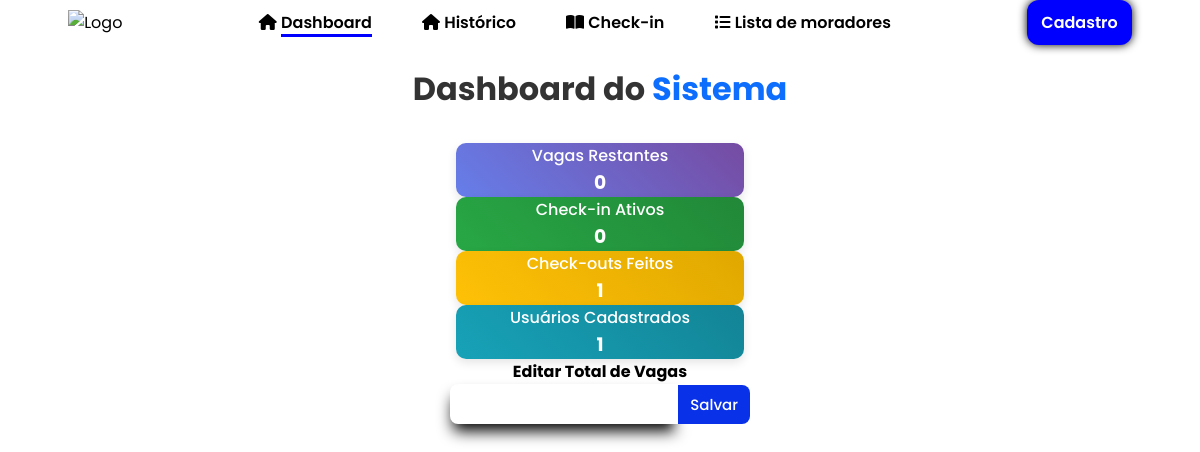
The page /Paginas/index.php on the database as committed earlier.
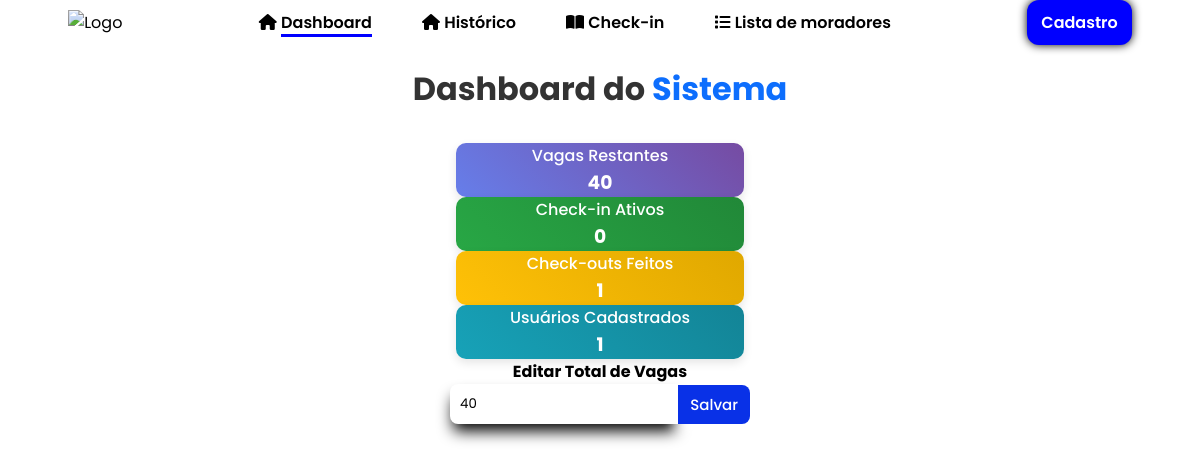
The same page on the database as committed later.
### tables this page shows
CREATE TABLE vagas(
   id INTEGER PRIMARY KEY AUTOINCREMENT,
   local TEXT,
   total_vagas INTERGER NOT NULL
    );

### Paginas/index.php (the view, shortened to what this page needs)
<?php
  require '../Formularios/processo.php';
  $stmtativo = $db->prepare("select count(*) from hospedagens where data_checkout is null");
  $stmtativo->execute();
  $checkinativo = $stmtativo->fetchColumn();
  $stmtinativo = $db->prepare("select count(*) from hospedagens");
  $stmtinativo->execute();
  $checkoutativo = $stmtinativo->fetchColumn();
  $stmtcontagem = $db->prepare("select count(*) from moradores");
  $stmtcontagem->execute();
  $contagem = $stmtcontagem->fetchColumn();
  $stmtvagas = $db->prepare("SELECT total_vagas FROM vagas");
  $stmtvagas->execute();
  $total_vagas = $stmtvagas->fetchColumn();
  $vagas_restantes = max(0, $total_vagas - $checkinativo);
  $stmt = $db->query("SELECT total_vagas FROM vagas WHERE id = 1");
  $total_vagas = $stmt->fetchColumn();
?>
<!DOCTYPE html>
<html lang="pt-BR">
<head>
    <link rel="stylesheet" href="https://cdnjs.cloudflare.com/ajax/libs/font-awesome/6.7.2/css/all.min.css">
    <link rel="stylesheet" href="../css/style.css">
    <link rel="stylesheet" href="../css/navbar.css">
    <link rel="stylesheet" href="../css/home.css">
    <link rel="stylesheet" href="../css/dashboard.css">
  </head>
    <body>
 <nav id="navbar">
  <img src="https://www.aparecida.sp.gov.br/img/logo_rodape.png" class="img-fluid " alt="Logo">
   <ul id="nav_list">
        <li class="nav-item active">
            <i class="fa-solid fa-house"></i>
          <a href="/Paginas/index.php">Dashboard</a>
          </li>
            <li class="nav-item">
          <i class="fa-solid fa-house"></i>
          <a href="/Paginas/checarlista.php">Histórico</a>
          </li>
            <li class="nav-item">
          <i class="fa-solid fa-book-open"></i>
          <a href="/Paginas/lista.php">Check-in</a>
          </li>
          <li class="nav-item">
            <i class="fa-solid fa-list"></i>
          <a href="/Paginas/fazcheckin.php">Lista de moradores</a>
          </li>
      </ul>
      <a href = "cadmorador.html" class = "btn btn-default">
          Cadastro
      </a>
     </nav>
<main id="dashboard-container">
    <div class="dashboard-header">
        <h1 class="title">Dashboard do <span>Sistema</span></h1>
    </div>
    <div class="row">
        <div class="col-lg-3 col-md-6 mb-4">
            <div class="card card-vagas">
                <div class="card-body d-flex justify-content-between align-items-center">
                    <div>
                        <h5 class="card-title">Vagas Restantes</h5>
                        <h3 class="card-text"><?php echo htmlspecialchars($vagas_restantes); ?></h3>
                    </div>
                </div>
            </div>
        </div>
        <div class="col-lg-3 col-md-6 mb-4">
            <div class="card card-checkin">
                <div class="card-body d-flex justify-content-between align-items-center">
                    <div>
                        <h5 class="card-title">Check-in Ativos</h5>
                        <h3 class="card-text"><?php echo htmlspecialchars($checkinativo); ?></h3>
                    </div>
                </div>
            </div>
        </div>
        <div class="col-lg-3 col-md-6 mb-4">
            <div class="card card-checkout">
                <div class="card-body d-flex justify-content-between align-items-center">
                    <div>
                        <h5 class="card-title">Check-outs Feitos</h5>
                        <h3 class="card-text"><?php echo htmlspecialchars($checkoutativo); ?></h3>
                    </div>
                </div>
            </div>
        </div>
        <div class="col-lg-3 col-md-6 mb-4">
            <div class="card card-cadastros">
                <div class="card-body d-flex justify-content-between align-items-center">
                    <div>
                        <h5 class="card-title">Usuários Cadastrados</h5>
                        <h3 class="card-text"><?php echo htmlspecialchars($contagem); ?></h3>
                    </div>
                </div>
            </div>
        </div>
    </div>
<h4>Editar Total de Vagas</h4>
<form method="POST" action="">
    <div class="input-group" style="max-width: 300px;">
        <input
            type="number"
            class="form-control"
            name="total_vagas"
            value="<?php echo htmlspecialchars($total_vagas); ?>"
            required
        >
        <button class="btn btn-primary" type="submit">Salvar</button>
    </div>
</form>
</main>
    </body>
</html>

Rows that differ between the two databases and show on the page:
added vagas: total_vagas "40"
Other text that changed with them:
$vagas_restantes: "0" → (not shown)
